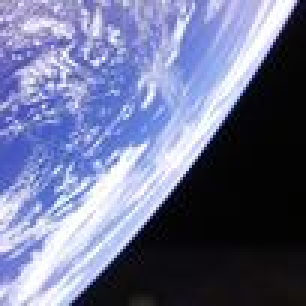
#> input picture tools/example_picture/100822_171950(UTC+1h)_noexp_-_10_80-S3-N7.jpg, 102 x 102 px (shown 3 times larger); its folder holds only this picture in this run
$ python get_body_cv2.py
#> lines starting #> are read from the running program, lines starting #| are printed output that depends on the picture; after the words box and inside, x2 and y2 are one past the last pixel; in counts of white or black regions, pixels touching at a corner belong together
#> further down, img is the input picture: shape (102, 102, 3); mean B, G, R 147.2, 113.1, 107.7
"""
Created by Elias Obreque
Date: 02-06-2025
email: els.obrq@gmail.com
"""
import os

import cv2
import numpy as np
from matplotlib import pyplot as plt


def segmentar_tierra_sol(img_bgr):
    # 1) Convertir a HSV
    hsv = cv2.cvtColor(img_bgr, cv2.COLOR_BGR2HSV)
#> hsv: shape (102, 102, 3); mean H, S, V 100.9, 72.4, 147.4

    H, S, V = cv2.split(hsv)
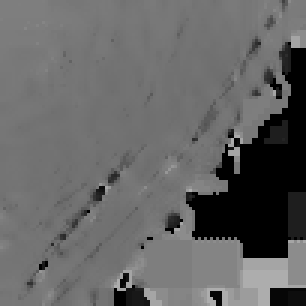
#> H: shape (102, 102) (shown 3 times larger); min 0, max 173, mean 100.9
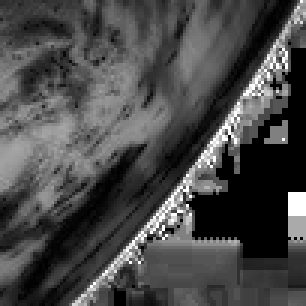
#> S: shape (102, 102) (shown 3 times larger); min 0, max 255, mean 72.4
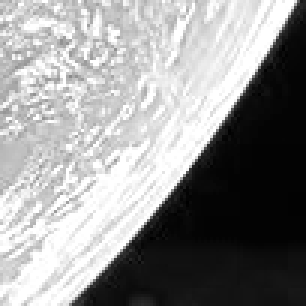
#> V: shape (102, 102) (shown 3 times larger); min 0, max 255, mean 147.4
    b, g, r = cv2.split(img_bgr)

    total = (b/255 + g/255 + r/255) *255 / 3
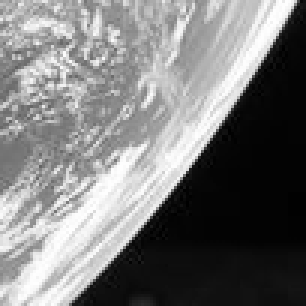
#> total: shape (102, 102) float64 (shown 3 times larger); min 0, max 255, mean 122.7
    fig, ax_hsv = plt.subplots(2, 8)
    ax_hsv[0, 0].imshow(img_bgr)
    ax_hsv[0, 1].imshow(total)
    ax_hsv[0, 2].imshow(b)
    ax_hsv[0, 3].imshow(g)
    ax_hsv[0, 4].imshow(r)
    ax_hsv[0, 5].imshow(H)
    ax_hsv[0, 6].imshow(S)
    ax_hsv[0, 7].imshow(V)

    # 2) Máscaras elemental básicas
    # 2.1) Espacio puro (negro): V < 10
    mask_img_bgr = cv2.threshold(img_bgr, 200, 255, cv2.THRESH_BINARY)[1]
    mask_total = cv2.threshold(total, np.mean(total) + np.std(total), 255, cv2.THRESH_BINARY)[1]
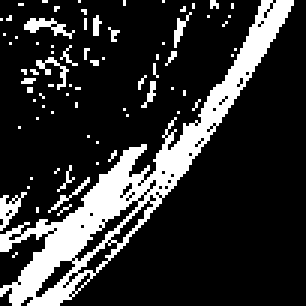
#> mask_total: shape (102, 102) float64 (shown 3 times larger); 18.9% white; 75 white regions (69 under 20 px), largest, box (x1, y1, x2, y2) and area: (0, 0, 98, 102) 1577, (8, 6, 25, 13) 48, (0, 64, 9, 77) 48, (12, 19, 23, 30) 33, (58, 4, 64, 16) 24, (16, 59, 30, 71) 24
    mask_b = cv2.threshold(b, np.mean(b) + np.std(b), 255, cv2.THRESH_BINARY)[1]
#> mask_b: shape (102, 102); 14.4% white in thin lines or dots
    mask_g = cv2.threshold(g, np.mean(g) + np.std(g), 255, cv2.THRESH_BINARY)[1]
#> mask_g: shape (102, 102); 19.6% white; 70 white regions (65 under 20 px), largest, box (x1, y1, x2, y2) and area: (0, 0, 98, 102) 1663, (0, 63, 9, 77) 51, (8, 6, 24, 13) 47, (55, 5, 63, 22) 33, (16, 59, 30, 71) 24
    mask_r = cv2.threshold(r, np.mean(r) + np.std(r), 255, cv2.THRESH_BINARY)[1]
#> mask_r: shape (102, 102); 19.9% white; 68 white regions (63 under 20 px), largest, box (x1, y1, x2, y2) and area: (0, 0, 99, 102) 1705, (7, 17, 23, 31) 69, (6, 5, 25, 13) 60, (58, 5, 63, 16) 23, (18, 59, 30, 70) 20
    mask_H = cv2.threshold(H, 100, 255, cv2.THRESH_BINARY_INV)[1]
#> mask_H: shape (102, 102); 18.6% white; 43 white regions (35 under 20 px), largest, box (x1, y1, x2, y2) and area: (62, 14, 102, 86) 1437, (17, 62, 35, 85) 77, (38, 91, 50, 102) 76
    mask_S = cv2.threshold(S, 100, 255, cv2.THRESH_BINARY_INV)[1]
#> mask_S: shape (102, 102); 72.6% white; 29 black regions (22 under 20 px), largest, box (x1, y1, x2, y2) and area: (0, 6, 57, 72) 1398, (24, 0, 102, 102) 860, (59, 0, 72, 34) 202
    mask_V = cv2.threshold(V, 100, 255, cv2.THRESH_BINARY_INV)[1]
#> mask_V: shape (102, 102); 35.9% white; 1 white region, box (x1, y1, x2, y2) and area: (24, 0, 102, 102) 3732


    ax_hsv[1, 0].imshow(mask_img_bgr)
    ax_hsv[1, 1].imshow(mask_total)
    ax_hsv[1, 2].imshow(mask_b)
    ax_hsv[1, 3].imshow(mask_g)
    ax_hsv[1, 4].imshow(mask_r)
    ax_hsv[1, 5].imshow(mask_H)
    ax_hsv[1, 6].imshow(mask_S)
    ax_hsv[1, 7].imshow(mask_V)
    plt.show()
#> figure, not shown here; B, G, R data is drawn as R, G, B

    # 2.2) Océano (H≈100-140, S>50, V≈ 15-60)
    lower_ocean = np.array([100, 50, 15])
    upper_ocean = np.array([140, 255, 60])
    mask_ocean = cv2.inRange(hsv, lower_ocean, upper_ocean)
#> mask_ocean: shape (102, 102); 8.2% white; 6 white regions (5 under 20 px), largest, box (x1, y1, x2, y2) and area: (24, 0, 102, 102) 843

    # 2.3) Nubes / superficies muy claras (blanco/leve albedo)
    mask_clouds = cv2.inRange(hsv, np.array([0, 0, 200]), np.array([180, 60, 255]))
#> mask_clouds: shape (102, 102); 26.3% white; 46 white regions (41 under 20 px), largest, box (x1, y1, x2, y2) and area: (0, 0, 99, 102) 2055, (0, 0, 25, 15) 176, (7, 15, 28, 36) 154, (46, 0, 63, 36) 133, (27, 2, 34, 20) 62

    # 2.4) Sol: píxeles extremadamente brillantes (V>240)
    mask_sun = cv2.threshold(V, 240, 255, cv2.THRESH_BINARY)[1]
#> mask_sun: shape (102, 102); 21.8% white; 122 white regions (113 under 20 px), largest, box (x1, y1, x2, y2) and area: (0, 0, 98, 102) 1632, (55, 1, 65, 23) 43, (0, 63, 10, 77) 42

    # 3) Región inicial candidata a Tierra: no espacio, no sol
    mask_not_space = cv2.bitwise_not(mask_g)
    mask_earth_cand = cv2.bitwise_and(mask_not_space, cv2.bitwise_not(mask_sun))
#> mask_earth_cand: shape (102, 102); 76.1% white; 120 black regions (110 under 20 px), largest, box (x1, y1, x2, y2) and area: (0, 0, 98, 102) 1813, (0, 63, 10, 77) 55, (8, 6, 25, 13) 50

    # 4) Quitar océano y nubes de la región Tierra
    mask_earth = cv2.bitwise_and(mask_earth_cand, cv2.bitwise_not(mask_ocean))
#> mask_earth: shape (102, 102); 67.9% white; 125 black regions (115 under 20 px), largest, box (x1, y1, x2, y2) and area: (0, 0, 102, 102) 2656, (0, 63, 10, 77) 55, (8, 6, 25, 13) 50
    mask_earth = cv2.bitwise_and(mask_earth, cv2.bitwise_not(mask_clouds))
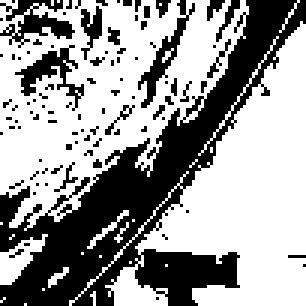
#> mask_earth: shape (102, 102) (shown 3 times larger); 61.5% white; 94 black regions (85 under 20 px), largest, box (x1, y1, x2, y2) and area: (0, 0, 102, 102) 3072, (0, 0, 25, 16) 177, (5, 15, 28, 37) 161

    # 5) Limpieza morfológica
    kernel_close = cv2.getStructuringElement(cv2.MORPH_ELLIPSE, (15, 15))
    mask_earth = cv2.morphologyEx(mask_earth, cv2.MORPH_CLOSE, kernel_close, iterations=2)
#> mask_earth: shape (102, 102); every value is 255
    kernel_open = cv2.getStructuringElement(cv2.MORPH_ELLIPSE, (7, 7))
    mask_earth = cv2.morphologyEx(mask_earth, cv2.MORPH_OPEN, kernel_open, iterations=1)

    # 6) Encontrar el contorno «más grande» y más circular
    conts, _ = cv2.findContours(mask_earth, cv2.RETR_EXTERNAL, cv2.CHAIN_APPROX_SIMPLE)
#> conts = [[[0, 0], [0, 101], [101, 101], [101, 0]]]
    mejor_contorno = None
    mejor_valor = 0  # podemos combinar (área * circularidad) o solo circularidad
    for c in conts:
        area = cv2.contourArea(c)
        if area < 500:  # descarta muy pequeños
            continue
        peri = cv2.arcLength(c, True)
        circ = 4 * np.pi * area / (peri * peri + 1e-8)  # métrica de circularidad
        score = area * circ  # priorizamos área grande y buen grado circular
        if score > mejor_valor:
            mejor_valor = score
            mejor_contorno = c
#> this loop made 1 pass
#> (area, peri, circ, score, mejor_valor, mejor_contorno) on pass 1: (10201, 404, 0.785, 8011.8, 8011.8, [[0, 0], [0, 101], [101, 101], [101, 0]])
#> after the loop, mejor_valor = 8011.8

    mask_final_earth = np.zeros(mask_earth.shape, dtype=np.uint8)
    if mejor_contorno is not None:
        cv2.drawContours(mask_final_earth, [mejor_contorno], -1, 255, -1)

    # 7) Hacer lo mismo para el Sol: contorno circular en mask_sun
    mask_sun_morph = cv2.morphologyEx(mask_sun, cv2.MORPH_CLOSE, np.ones((9, 9), np.uint8), iterations=1)
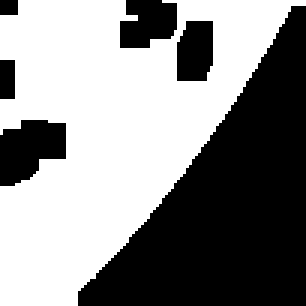
#> mask_sun_morph: shape (102, 102) (shown 3 times larger); 54.5% white; 6 black regions
    conts_sun, _ = cv2.findContours(mask_sun_morph, cv2.RETR_EXTERNAL, cv2.CHAIN_APPROX_SIMPLE)
#> conts_sun = 1 contour; box (x1, y1, x2, y2) and area: (0, 0, 102, 102) 5670
    mejor_c_sun = None
    mejor_valor_sun = 0
    for c in conts_sun:
        area = cv2.contourArea(c)
        if area < 50:
            continue
        peri = cv2.arcLength(c, True)
        circ = 4 * np.pi * area / (peri * peri + 1e-8)
        if circ > 0.7 and area > mejor_valor_sun:
            mejor_valor_sun = area
            mejor_c_sun = c
#> this loop made 1 pass
#> (area, peri, circ) on pass 1: (5670.5, 467.5, 0.326)
#> after the loop, mejor_valor_sun = 0

    mask_final_sun = np.zeros(mask_sun.shape, dtype=np.uint8)
    if mejor_c_sun is not None:
        cv2.drawContours(mask_final_sun, [mejor_c_sun], -1, 255, -1)

    # 8) Opcional: suavizar bordes con un ligero blur
    mask_final_earth = cv2.medianBlur(mask_final_earth, 5)
    mask_final_sun = cv2.medianBlur(mask_final_sun, 5)

    return mask_final_earth, mask_final_sun


if __name__ == '__main__':
    for img_name in os.listdir('./example_picture/'):
        img = cv2.imread('./example_picture/' + img_name)
        mask_tierra, mask_sol = segmentar_tierra_sol(img)
#> mask_sol: shape (102, 102); every value is 0
        cv2.imwrite(f"./process/cv2_earth_{img_name}", mask_tierra)
        cv2.imwrite(f"./process/cv2_sun_{img_name}.png", mask_sol)
        print(f"Done {img_name}")
